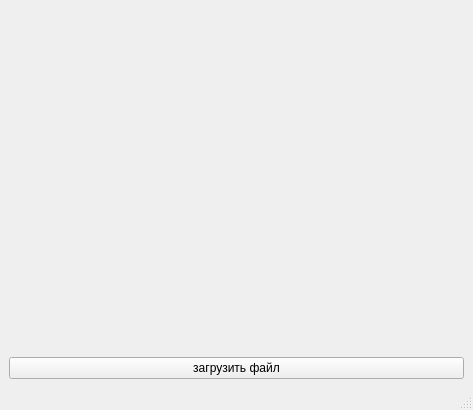
<?xml version="1.0" encoding="UTF-8"?>
<ui version="4.0">
 <class>MainWindow</class>
 <widget class="QMainWindow" name="MainWindow">
  <property name="geometry">
   <rect>
    <x>0</x>
    <y>0</y>
    <width>473</width>
    <height>410</height>
   </rect>
  </property>
  <property name="windowTitle">
   <string>MainWindow</string>
  </property>
  <widget class="QWidget" name="centralwidget">
   <layout class="QGridLayout" name="gridLayout">
    <item row="1" column="0" colspan="2">
     <widget class="QPushButton" name="load">
      <property name="text">
       <string>загрузить файл</string>
      </property>
     </widget>
    </item>
    <item row="0" column="0" colspan="2">
     <widget class="QLabel" name="label">
      <property name="text">
       <string> </string>
      </property>
      <property name="alignment">
       <set>Qt::AlignCenter</set>
      </property>
      <property name="wordWrap">
       <bool>true</bool>
      </property>
     </widget>
    </item>
   </layout>
  </widget>
  <widget class="QMenuBar" name="menubar">
   <property name="geometry">
    <rect>
     <x>0</x>
     <y>0</y>
     <width>473</width>
     <height>20</height>
    </rect>
   </property>
  </widget>
  <widget class="QStatusBar" name="statusbar"/>
 </widget>
 <resources/>
 <connections/>
</ui>
